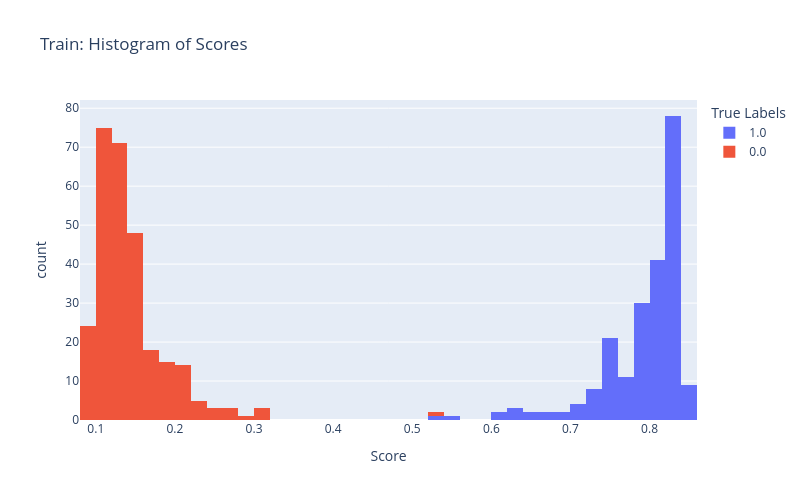
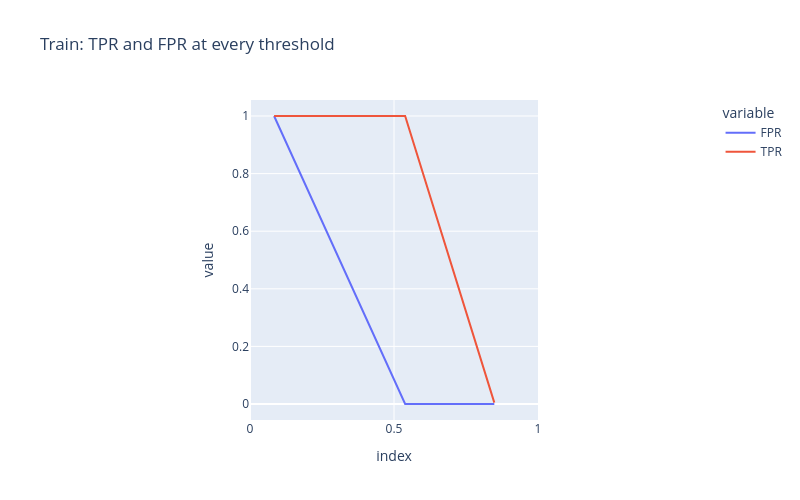
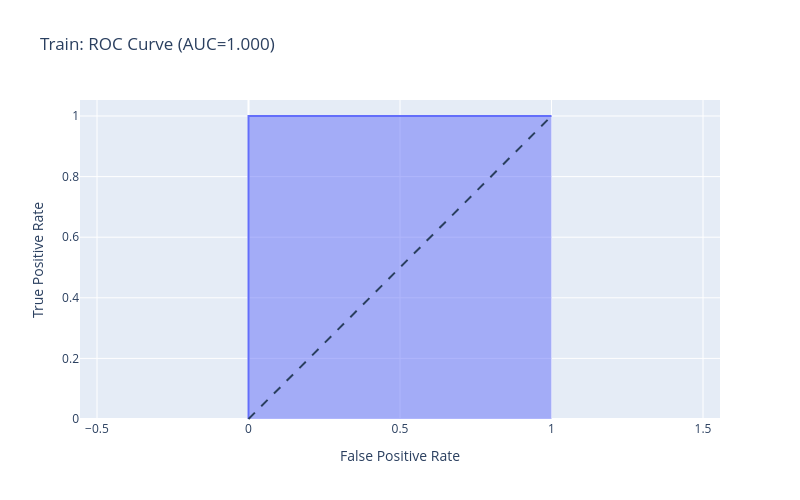
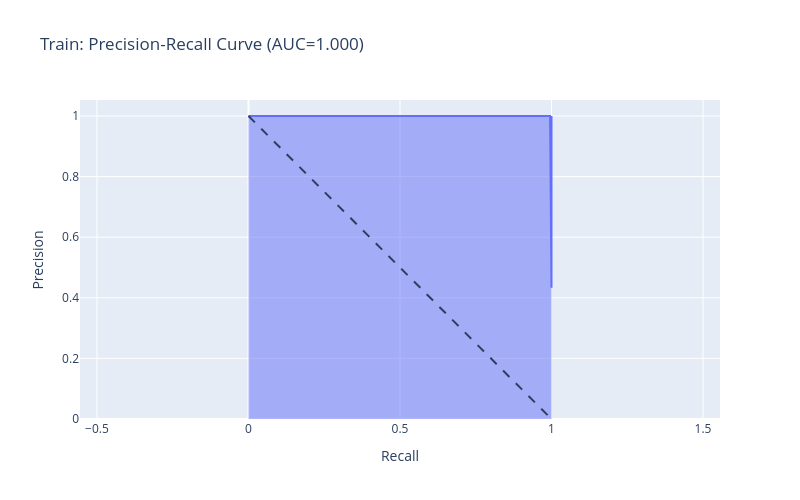

The code cell stored with these charts, in order, in its notebook:
### Code cell
for y_true, y_score, name in [(train_y_true, train_y_score, 'Train'),
                               (val_y_true, val_y_score, 'Validation')]:

# for y_true, y_score, name in [(train_y_true, train_y_score, 'Train')]:
    plot_preliminary_plots(y_true, y_score, name)
    plot_roc_curve(y_true, y_score, name)
    plot_pr_curve(y_true, y_score, name)

### Figure 1 — Plotly figure (JSON) as saved in the notebook; plotly's stock layout.template omitted (floating-point values rounded to 4 significant figures; data arrays with more than 128 entries replaced by an {"elided": "..."} marker saying what was removed)
{"data": [{"bingroup": "x", "hovertemplate": "True Labels=1.0<br>Score=%{x}<br>count=%{y}<extra></extra>", "legendgroup": "1.0", "marker": {"color": "#636efa", "pattern": {"shape": ""}}, "name": "1.0", "nbinsx": 50, "orientation": "v", "showlegend": true, "type": "histogram", "x": {"elided": "215 float values"}, "xaxis": "x", "yaxis": "y"}, {"bingroup": "x", "hovertemplate": "True Labels=0.0<br>Score=%{x}<br>count=%{y}<extra></extra>", "legendgroup": "0.0", "marker": {"color": "#EF553B", "pattern": {"shape": ""}}, "name": "0.0", "nbinsx": 50, "orientation": "v", "showlegend": true, "type": "histogram", "x": {"elided": "281 float values"}, "xaxis": "x", "yaxis": "y"}], "layout": {"barmode": "relative", "height": 500, "legend": {"title": {"text": "True Labels"}, "tracegroupgap": 0}, "title": {"text": "Train: Histogram of Scores"}, "width": 800, "xaxis": {"anchor": "y", "domain": [0, 1], "title": {"text": "Score"}}, "yaxis": {"anchor": "x", "domain": [0, 1], "title": {"text": "count"}}}}

### Figure 2 — Plotly figure (JSON) as saved in the notebook; plotly's stock layout.template omitted (floating-point values rounded to 4 significant figures)
{"data": [{"hovertemplate": "variable=FPR<br>index=%{x}<br>value=%{y}<extra></extra>", "legendgroup": "FPR", "line": {"color": "#636efa", "dash": "solid"}, "marker": {"symbol": "circle"}, "mode": "lines", "name": "FPR", "orientation": "v", "showlegend": true, "type": "scatter", "x": [Infinity, 0.8483, 0.5387, 0.08366], "xaxis": "x", "y": [0.0, 0.0, 0.0, 1.0], "yaxis": "y"}, {"hovertemplate": "variable=TPR<br>index=%{x}<br>value=%{y}<extra></extra>", "legendgroup": "TPR", "line": {"color": "#EF553B", "dash": "solid"}, "marker": {"symbol": "circle"}, "mode": "lines", "name": "TPR", "orientation": "v", "showlegend": true, "type": "scatter", "x": [Infinity, 0.8483, 0.5387, 0.08366], "xaxis": "x", "y": [0.0, 0.004651, 1.0, 1.0], "yaxis": "y"}], "layout": {"height": 500, "legend": {"title": {"text": "variable"}, "tracegroupgap": 0}, "title": {"text": "Train: TPR and FPR at every threshold"}, "width": 800, "xaxis": {"anchor": "y", "constrain": "domain", "domain": [0, 1], "range": [0, 1], "title": {"text": "index"}}, "yaxis": {"anchor": "x", "domain": [0, 1], "scaleanchor": "x", "scaleratio": 1, "title": {"text": "value"}}}}

### Figure 3 — Plotly figure (JSON) as saved in the notebook; plotly's stock layout.template omitted (floating-point values rounded to 4 significant figures)
{"data": [{"fillpattern": {"shape": ""}, "hovertemplate": "False Positive Rate=%{x}<br>True Positive Rate=%{y}<extra></extra>", "legendgroup": "", "line": {"color": "#636efa"}, "marker": {"symbol": "circle"}, "mode": "lines", "name": "", "orientation": "v", "showlegend": false, "stackgroup": "1", "type": "scatter", "x": [0.0, 0.0, 0.0, 1.0], "xaxis": "x", "y": [0.0, 0.004651, 1.0, 1.0], "yaxis": "y"}], "layout": {"height": 500, "legend": {"tracegroupgap": 0}, "shapes": [{"line": {"dash": "dash"}, "type": "line", "x0": 0, "x1": 1, "y0": 0, "y1": 1}], "title": {"text": "Train: ROC Curve (AUC=1.000)"}, "width": 800, "xaxis": {"anchor": "y", "domain": [0, 1], "title": {"text": "False Positive Rate"}}, "yaxis": {"anchor": "x", "domain": [0, 1], "scaleanchor": "x", "scaleratio": 1, "title": {"text": "True Positive Rate"}}}}

### Figure 4 — Plotly figure (JSON) as saved in the notebook; plotly's stock layout.template omitted (floating-point values rounded to 4 significant figures; data arrays with more than 128 entries replaced by an {"elided": "..."} marker saying what was removed)
{"data": [{"fillpattern": {"shape": ""}, "hovertemplate": "Recall=%{x}<br>Precision=%{y}<extra></extra>", "legendgroup": "", "line": {"color": "#636efa"}, "marker": {"symbol": "circle"}, "mode": "lines", "name": "", "orientation": "v", "showlegend": false, "stackgroup": "1", "type": "scatter", "x": {"elided": "497 float values"}, "xaxis": "x", "y": {"elided": "497 float values"}, "yaxis": "y"}], "layout": {"height": 500, "legend": {"tracegroupgap": 0}, "shapes": [{"line": {"dash": "dash"}, "type": "line", "x0": 0, "x1": 1, "y0": 1, "y1": 0}], "title": {"text": "Train: Precision-Recall Curve (AUC=1.000)"}, "width": 800, "xaxis": {"anchor": "y", "domain": [0, 1], "title": {"text": "Recall"}}, "yaxis": {"anchor": "x", "domain": [0, 1], "scaleanchor": "x", "scaleratio": 1, "title": {"text": "Precision"}}}}
